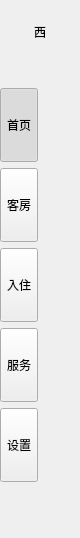
     <widget class="QFrame" name="sidebar">
      <property name="minimumSize">
       <size><width>80</width><height>0</height></size>
      </property>
      <property name="maximumSize">
       <size><width>80</width><height>16777215</height></size>
      </property>
      <layout class="QVBoxLayout" name="sidebarLayout">
       <property name="spacing">
        <number>6</number>
       </property>
       <property name="leftMargin">
        <number>0</number>
       </property>
       <property name="topMargin">
        <number>12</number>
       </property>
       <property name="rightMargin">
        <number>0</number>
       </property>
       <property name="bottomMargin">
        <number>16</number>
       </property>
       <item alignment="Qt::AlignHCenter">
        <widget class="QLabel" name="logoLabel">
         <property name="objectName"><string>logoBadge</string></property>
         <property name="minimumSize"><size><width>40</width><height>40</height></size></property>
         <property name="maximumSize"><size><width>40</width><height>40</height></size></property>
         <property name="text"><string>西</string></property>
         <property name="alignment"><set>Qt::AlignCenter</set></property>
        </widget>
       </item>
       <item>
        <spacer name="verticalSpacer_1">
         <property name="orientation"><enum>Qt::Vertical</enum></property>
         <property name="sizeHint" stdset="0"><size><width>20</width><height>30</height></size></property>
        </spacer>
       </item>
       <item>
        <widget class="QToolButton" name="navHome">
         <property name="objectName"><string>navBtn</string></property>
         <property name="minimumSize"><size><width>0</width><height>74</height></size></property>
         <property name="cursor"><cursorShape>PointingHandCursor</cursorShape></property>
         <property name="toolButtonStyle"><enum>Qt::ToolButtonTextUnderIcon</enum></property>
         <property name="text"><string>首页</string></property>
         <property name="checkable"><bool>true</bool></property>
         <property name="checked"><bool>true</bool></property>
         <property name="autoExclusive"><bool>true</bool></property>
         <property name="icon">
          <iconset resource="icons.qrc"><normaloff>:/icons/home.png</normaloff></iconset>
         </property>
        </widget>
       </item>
       <item>
        <widget class="QToolButton" name="navRoom">
         <property name="objectName"><string>navBtn</string></property>
         <property name="minimumSize"><size><width>0</width><height>74</height></size></property>
         <property name="cursor"><cursorShape>PointingHandCursor</cursorShape></property>
         <property name="toolButtonStyle"><enum>Qt::ToolButtonTextUnderIcon</enum></property>
         <property name="text"><string>客房</string></property>
         <property name="checkable"><bool>true</bool></property>
         <property name="autoExclusive"><bool>true</bool></property>
         <property name="icon">
          <iconset resource="icons.qrc"><normaloff>:/icons/bed.png</normaloff></iconset>
         </property>
        </widget>
       </item>
       <item>
        <widget class="QToolButton" name="navCheckin">
         <property name="objectName"><string>navBtn</string></property>
         <property name="minimumSize"><size><width>0</width><height>74</height></size></property>
         <property name="cursor"><cursorShape>PointingHandCursor</cursorShape></property>
         <property name="toolButtonStyle"><enum>Qt::ToolButtonTextUnderIcon</enum></property>
         <property name="text"><string>入住</string></property>
         <property name="checkable"><bool>true</bool></property>
         <property name="autoExclusive"><bool>true</bool></property>
         <property name="icon">
          <iconset resource="icons.qrc"><normaloff>:/icons/key.png</normaloff></iconset>
         </property>
        </widget>
       </item>
       <item>
        <widget class="QToolButton" name="navService">
         <property name="objectName"><string>navBtn</string></property>
         <property name="minimumSize"><size><width>0</width><height>74</height></size></property>
         <property name="cursor"><cursorShape>PointingHandCursor</cursorShape></property>
         <property name="toolButtonStyle"><enum>Qt::ToolButtonTextUnderIcon</enum></property>
         <property name="text"><string>服务</string></property>
         <property name="checkable"><bool>true</bool></property>
         <property name="autoExclusive"><bool>true</bool></property>
         <property name="icon">
          <iconset resource="icons.qrc"><normaloff>:/icons/bell.png</normaloff></iconset>
         </property>
        </widget>
       </item>
       <item>
        <widget class="QToolButton" name="navSettings">
         <property name="objectName"><string>navBtn</string></property>
         <property name="minimumSize"><size><width>0</width><height>74</height></size></property>
         <property name="cursor"><cursorShape>PointingHandCursor</cursorShape></property>
         <property name="toolButtonStyle"><enum>Qt::ToolButtonTextUnderIcon</enum></property>
         <property name="text"><string>设置</string></property>
         <property name="checkable"><bool>true</bool></property>
         <property name="autoExclusive"><bool>true</bool></property>
         <property name="icon">
          <iconset resource="icons.qrc"><normaloff>:/icons/gear.png</normaloff></iconset>
         </property>
        </widget>
       </item>
       <item>
        <spacer name="verticalSpacer_2">
         <property name="orientation"><enum>Qt::Vertical</enum></property>
         <property name="sizeHint" stdset="0"><size><width>20</width><height>40</height></size></property>
        </spacer>
       </item>
      </layout>
     </widget>
